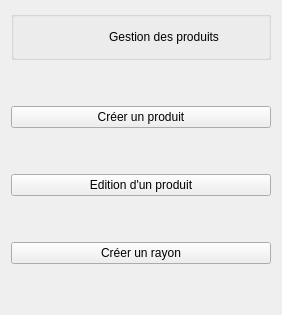
      <widget class="QWidget" name="page_Nouveau">
       <layout class="QGridLayout" name="gridLayout_26">
        <item row="2" column="0">
         <spacer name="verticalSpacer">
          <property name="orientation">
           <enum>Qt::Vertical</enum>
          </property>
          <property name="sizeHint" stdset="0">
           <size>
            <width>20</width>
            <height>40</height>
           </size>
          </property>
         </spacer>
        </item>
        <item row="0" column="0">
         <widget class="QGroupBox" name="groupBox_15">
          <property name="title">
           <string/>
          </property>
          <layout class="QGridLayout" name="gridLayout_27">
           <item row="1" column="3">
            <spacer name="horizontalSpacer_21">
             <property name="orientation">
              <enum>Qt::Horizontal</enum>
             </property>
             <property name="sizeHint" stdset="0">
              <size>
               <width>40</width>
               <height>20</height>
              </size>
             </property>
            </spacer>
           </item>
           <item row="1" column="1">
            <spacer name="horizontalSpacer_22">
             <property name="orientation">
              <enum>Qt::Horizontal</enum>
             </property>
             <property name="sizeHint" stdset="0">
              <size>
               <width>40</width>
               <height>20</height>
              </size>
             </property>
            </spacer>
           </item>
           <item row="1" column="0">
            <widget class="QPushButton" name="pushButtonNouveauRetour">
             <property name="text">
              <string/>
             </property>
             <property name="icon">
              <iconset resource="images.qrc">
               <normaloff>:/images/arrow-icone-5494-48.png</normaloff>:/images/arrow-icone-5494-48.png</iconset>
             </property>
             <property name="iconSize">
              <size>
               <width>48</width>
               <height>48</height>
              </size>
             </property>
             <property name="flat">
              <bool>true</bool>
             </property>
            </widget>
           </item>
           <item row="1" column="2">
            <widget class="QLabel" name="label_15">
             <property name="styleSheet">
              <string notr="true">font: 75 15pt &quot;DejaVu Sans&quot;;</string>
             </property>
             <property name="text">
              <string>Gestion des produits</string>
             </property>
            </widget>
           </item>
          </layout>
         </widget>
        </item>
        <item row="8" column="0">
         <widget class="QPushButton" name="pushButtonNouveauCreerCategorie">
          <property name="text">
           <string>Créer un rayon</string>
          </property>
          <property name="icon">
           <iconset resource="images.qrc">
            <normaloff>:/images/nouveau-document-icone-5946-96.png</normaloff>:/images/nouveau-document-icone-5946-96.png</iconset>
          </property>
          <property name="iconSize">
           <size>
            <width>100</width>
            <height>150</height>
           </size>
          </property>
          <property name="flat">
           <bool>false</bool>
          </property>
         </widget>
        </item>
        <item row="3" column="0">
         <widget class="QPushButton" name="pushButtonNouveauCreerProduit">
          <property name="text">
           <string>Créer un produit</string>
          </property>
          <property name="icon">
           <iconset resource="images.qrc">
            <normaloff>:/images/nouveau-document-icone-5946-96.png</normaloff>:/images/nouveau-document-icone-5946-96.png</iconset>
          </property>
          <property name="iconSize">
           <size>
            <width>100</width>
            <height>150</height>
           </size>
          </property>
          <property name="flat">
           <bool>false</bool>
          </property>
         </widget>
        </item>
        <item row="9" column="0">
         <spacer name="verticalSpacer_2">
          <property name="orientation">
           <enum>Qt::Vertical</enum>
          </property>
          <property name="sizeHint" stdset="0">
           <size>
            <width>20</width>
            <height>40</height>
           </size>
          </property>
         </spacer>
        </item>
        <item row="6" column="0">
         <spacer name="verticalSpacer_6">
          <property name="orientation">
           <enum>Qt::Vertical</enum>
          </property>
          <property name="sizeHint" stdset="0">
           <size>
            <width>20</width>
            <height>40</height>
           </size>
          </property>
         </spacer>
        </item>
        <item row="5" column="0">
         <widget class="QPushButton" name="pushButtonGestionProduitEditProduit">
          <property name="text">
           <string>Edition d'un produit</string>
          </property>
          <property name="icon">
           <iconset resource="images.qrc">
            <normaloff>:/images/edit-un-stylo-ecrire-icone-9494-48.png</normaloff>:/images/edit-un-stylo-ecrire-icone-9494-48.png</iconset>
          </property>
          <property name="iconSize">
           <size>
            <width>100</width>
            <height>150</height>
           </size>
          </property>
         </widget>
        </item>
        <item row="4" column="0">
         <spacer name="verticalSpacer_11">
          <property name="orientation">
           <enum>Qt::Vertical</enum>
          </property>
          <property name="sizeHint" stdset="0">
           <size>
            <width>20</width>
            <height>40</height>
           </size>
          </property>
         </spacer>
        </item>
       </layout>
      </widget>
